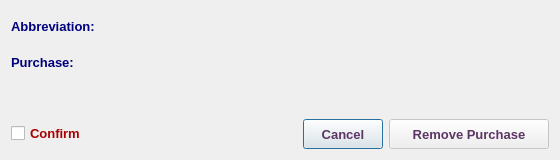
<?xml version="1.0" encoding="UTF-8"?>
<ui version="4.0">
 <class>RemovePurchaseDialog</class>
 <widget class="QDialog" name="RemovePurchaseDialog">
  <property name="geometry">
   <rect>
    <x>0</x>
    <y>0</y>
    <width>560</width>
    <height>160</height>
   </rect>
  </property>
  <property name="sizePolicy">
   <sizepolicy hsizetype="Fixed" vsizetype="Fixed">
    <horstretch>0</horstretch>
    <verstretch>0</verstretch>
   </sizepolicy>
  </property>
  <property name="minimumSize">
   <size>
    <width>560</width>
    <height>160</height>
   </size>
  </property>
  <property name="maximumSize">
   <size>
    <width>561</width>
    <height>161</height>
   </size>
  </property>
  <property name="font">
   <font>
    <family>Tahoma</family>
    <pointsize>10</pointsize>
   </font>
  </property>
  <property name="windowTitle">
   <string>Remove Purchase</string>
  </property>
  <property name="windowIcon">
   <iconset resource="../../../../image.qrc">
    <normaloff>:/Image/remove.png</normaloff>:/Image/remove.png</iconset>
  </property>
  <layout class="QVBoxLayout" name="verticalLayout">
   <item>
    <layout class="QHBoxLayout" name="horizontalLayout_3">
     <item>
      <widget class="QLabel" name="label">
       <property name="minimumSize">
        <size>
         <width>120</width>
         <height>30</height>
        </size>
       </property>
       <property name="maximumSize">
        <size>
         <width>120</width>
         <height>30</height>
        </size>
       </property>
       <property name="font">
        <font>
         <family>Tahoma</family>
         <pointsize>10</pointsize>
         <weight>75</weight>
         <bold>true</bold>
        </font>
       </property>
       <property name="styleSheet">
        <string notr="true">color: rgb(0, 0, 127);</string>
       </property>
       <property name="text">
        <string>Abbreviation:</string>
       </property>
      </widget>
     </item>
     <item>
      <widget class="QLabel" name="abbrLbl">
       <property name="minimumSize">
        <size>
         <width>400</width>
         <height>30</height>
        </size>
       </property>
       <property name="maximumSize">
        <size>
         <width>8000</width>
         <height>30</height>
        </size>
       </property>
       <property name="font">
        <font>
         <family>Tahoma</family>
         <pointsize>10</pointsize>
         <weight>75</weight>
         <bold>true</bold>
        </font>
       </property>
       <property name="styleSheet">
        <string notr="true">color: rgb(85, 0, 127);</string>
       </property>
       <property name="text">
        <string/>
       </property>
       <property name="wordWrap">
        <bool>true</bool>
       </property>
      </widget>
     </item>
    </layout>
   </item>
   <item>
    <layout class="QHBoxLayout" name="horizontalLayout_2">
     <item>
      <widget class="QLabel" name="label_2">
       <property name="minimumSize">
        <size>
         <width>120</width>
         <height>30</height>
        </size>
       </property>
       <property name="maximumSize">
        <size>
         <width>120</width>
         <height>30</height>
        </size>
       </property>
       <property name="font">
        <font>
         <family>Tahoma</family>
         <pointsize>10</pointsize>
         <weight>75</weight>
         <bold>true</bold>
        </font>
       </property>
       <property name="styleSheet">
        <string notr="true">color: rgb(0, 0, 127);</string>
       </property>
       <property name="text">
        <string>Purchase:</string>
       </property>
      </widget>
     </item>
     <item>
      <widget class="QLabel" name="purLbl">
       <property name="minimumSize">
        <size>
         <width>400</width>
         <height>25</height>
        </size>
       </property>
       <property name="maximumSize">
        <size>
         <width>8000</width>
         <height>30</height>
        </size>
       </property>
       <property name="font">
        <font>
         <family>Tahoma</family>
         <pointsize>10</pointsize>
         <weight>75</weight>
         <bold>true</bold>
        </font>
       </property>
       <property name="styleSheet">
        <string notr="true">color: rgb(85, 0, 127);</string>
       </property>
       <property name="text">
        <string/>
       </property>
       <property name="wordWrap">
        <bool>true</bool>
       </property>
      </widget>
     </item>
    </layout>
   </item>
   <item>
    <spacer name="verticalSpacer">
     <property name="font">
      <font>
       <family>Tahoma</family>
       <pointsize>10</pointsize>
      </font>
     </property>
     <property name="orientation">
      <enum>Qt::Vertical</enum>
     </property>
     <property name="sizeHint" stdset="0">
      <size>
       <width>20</width>
       <height>40</height>
      </size>
     </property>
    </spacer>
   </item>
   <item>
    <layout class="QHBoxLayout" name="horizontalLayout">
     <item>
      <widget class="QCheckBox" name="checkBox">
       <property name="font">
        <font>
         <family>Tahoma</family>
         <pointsize>10</pointsize>
         <weight>75</weight>
         <bold>true</bold>
        </font>
       </property>
       <property name="styleSheet">
        <string notr="true">color: rgb(170, 0, 0);</string>
       </property>
       <property name="text">
        <string>Confirm</string>
       </property>
      </widget>
     </item>
     <item>
      <spacer name="horizontalSpacer">
       <property name="font">
        <font>
         <family>Tahoma</family>
         <pointsize>10</pointsize>
        </font>
       </property>
       <property name="orientation">
        <enum>Qt::Horizontal</enum>
       </property>
       <property name="sizeHint" stdset="0">
        <size>
         <width>40</width>
         <height>20</height>
        </size>
       </property>
      </spacer>
     </item>
     <item>
      <widget class="QPushButton" name="CancelBtn">
       <property name="sizePolicy">
        <sizepolicy hsizetype="Preferred" vsizetype="Preferred">
         <horstretch>0</horstretch>
         <verstretch>0</verstretch>
        </sizepolicy>
       </property>
       <property name="minimumSize">
        <size>
         <width>0</width>
         <height>30</height>
        </size>
       </property>
       <property name="maximumSize">
        <size>
         <width>16777215</width>
         <height>30</height>
        </size>
       </property>
       <property name="font">
        <font>
         <family>Tahoma</family>
         <pointsize>10</pointsize>
         <weight>75</weight>
         <bold>true</bold>
        </font>
       </property>
       <property name="styleSheet">
        <string notr="true">color: rgb(92, 53, 102);</string>
       </property>
       <property name="text">
        <string>Cancel</string>
       </property>
      </widget>
     </item>
     <item>
      <widget class="QPushButton" name="okBtn">
       <property name="enabled">
        <bool>false</bool>
       </property>
       <property name="sizePolicy">
        <sizepolicy hsizetype="Preferred" vsizetype="Preferred">
         <horstretch>0</horstretch>
         <verstretch>0</verstretch>
        </sizepolicy>
       </property>
       <property name="minimumSize">
        <size>
         <width>160</width>
         <height>30</height>
        </size>
       </property>
       <property name="maximumSize">
        <size>
         <width>200</width>
         <height>30</height>
        </size>
       </property>
       <property name="font">
        <font>
         <family>Tahoma</family>
         <pointsize>10</pointsize>
         <weight>75</weight>
         <bold>true</bold>
        </font>
       </property>
       <property name="styleSheet">
        <string notr="true">color: rgb(92, 53, 102);</string>
       </property>
       <property name="text">
        <string>Remove Purchase</string>
       </property>
       <property name="icon">
        <iconset resource="../../../../image.qrc">
         <normaloff>:/Image/remove.png</normaloff>:/Image/remove.png</iconset>
       </property>
       <property name="iconSize">
        <size>
         <width>20</width>
         <height>20</height>
        </size>
       </property>
      </widget>
     </item>
    </layout>
   </item>
  </layout>
 </widget>
 <tabstops>
  <tabstop>checkBox</tabstop>
  <tabstop>okBtn</tabstop>
  <tabstop>CancelBtn</tabstop>
 </tabstops>
 <resources>
  <include location="../../../../image.qrc"/>
 </resources>
 <connections/>
</ui>
